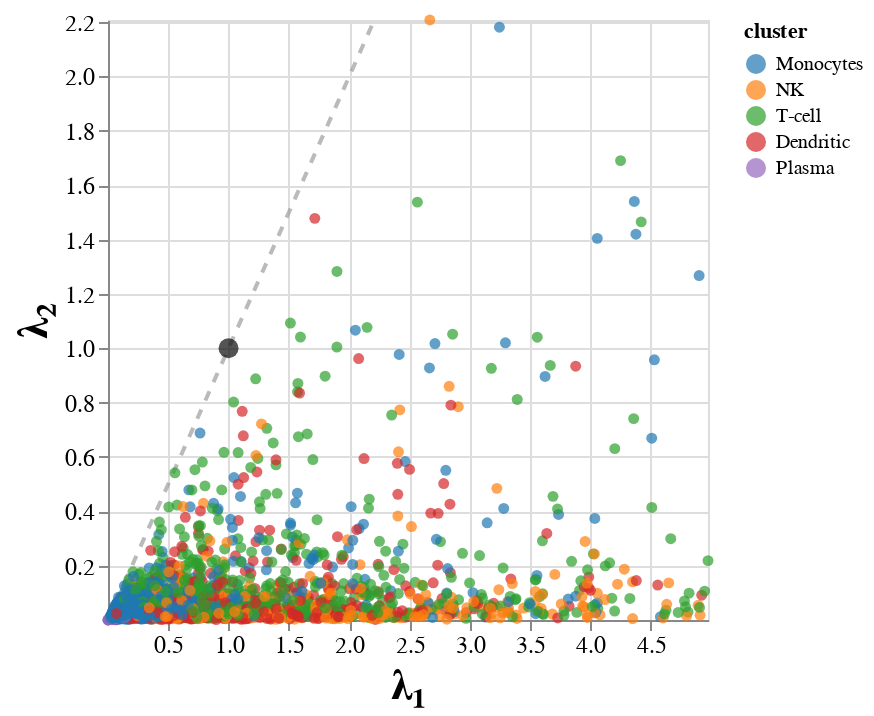

The notebook cell this image was saved under:
### Code cell
compression_mask = (Hs[:, 0] < 5) & (Hs[:, 1] < 2.5)
Hs_zoom = Hs[compression_mask]
cell_types_zoom = embedding["cell_type"].iloc[compression_mask]

lambda_plot_zoom = eigenvalue_plot(
    Hs_zoom, cell_types_zoom,
    sort_order=["Monocytes", "NK", "T-cell", "Dendritic", "Plasma", "B-cell", "Other"]
).configure_axis(labelFontSize=12, titleFontSize=22)\
 .configure_range(category=['#1f77b4', '#ff7f0e', '#2ca02c', '#d62728', '#9467bd'])

lambda_plot_zoom.save(f"{save_dir}/pbmc_lambda_zoom_random.svg")
lambda_plot_zoom

### Figure 1 — Vega-Lite specification as saved in the notebook (floating-point values rounded to 4 significant figures; data arrays with more than 128 entries replaced by an {"elided": "..."} marker saying what was removed)
{"config": {"view": {"continuousWidth": 300, "continuousHeight": 300}, "axis": {"labelFontSize": 12, "titleFontSize": 22}, "range": {"category": ["#1f77b4", "#ff7f0e", "#2ca02c", "#d62728", "#9467bd"]}}, "layer": [{"data": {"name": "data-51ec43d94ac8668805f5333926e59335"}, "mark": {"type": "line", "color": "#9d9d9d", "opacity": 0.7, "strokeDash": [5, 5]}, "encoding": {"x": {"field": "s0", "scale": {"domain": [0.0008339, 4.974]}, "type": "quantitative"}, "y": {"field": "s1", "scale": {"domain": [0.0001001, 2.208]}, "type": "quantitative"}}}, {"data": {"name": "data-6094bc0e516ad31b46ab8c841637f6e7"}, "mark": {"type": "circle"}, "encoding": {"color": {"field": "cluster", "sort": ["Monocytes", "NK", "T-cell", "Dendritic", "Plasma", "B-cell", "Other"], "type": "nominal"}, "x": {"axis": {"title": "λ₁"}, "field": "s0", "scale": {"domain": [0.0008339, 4.974]}, "type": "quantitative"}, "y": {"axis": {"title": "λ₂"}, "field": "s1", "scale": {"domain": [0.0001001, 2.208]}, "type": "quantitative"}}}, {"data": {"name": "data-24d1c67a8fbe6f5f6dcb6c177fdf0d78"}, "mark": {"type": "circle", "color": "#0c0c0c", "size": 100}, "encoding": {"x": {"field": "s0", "scale": {"domain": [0.0008339, 4.974]}, "type": "quantitative"}, "y": {"field": "s1", "scale": {"domain": [0.0001001, 2.208]}, "type": "quantitative"}}}], "$schema": "https://vega.github.io/schema/vega-lite/v5.20.1.json", "datasets": {"data-51ec43d94ac8668805f5333926e59335": [{"s0": 0.0008339, "s1": 0.0008339}, {"s0": 2.208, "s1": 2.208}], "data-6094bc0e516ad31b46ab8c841637f6e7": {"elided": "2472 records"}, "data-24d1c67a8fbe6f5f6dcb6c177fdf0d78": [{"s0": 1, "s1": 1}]}}
